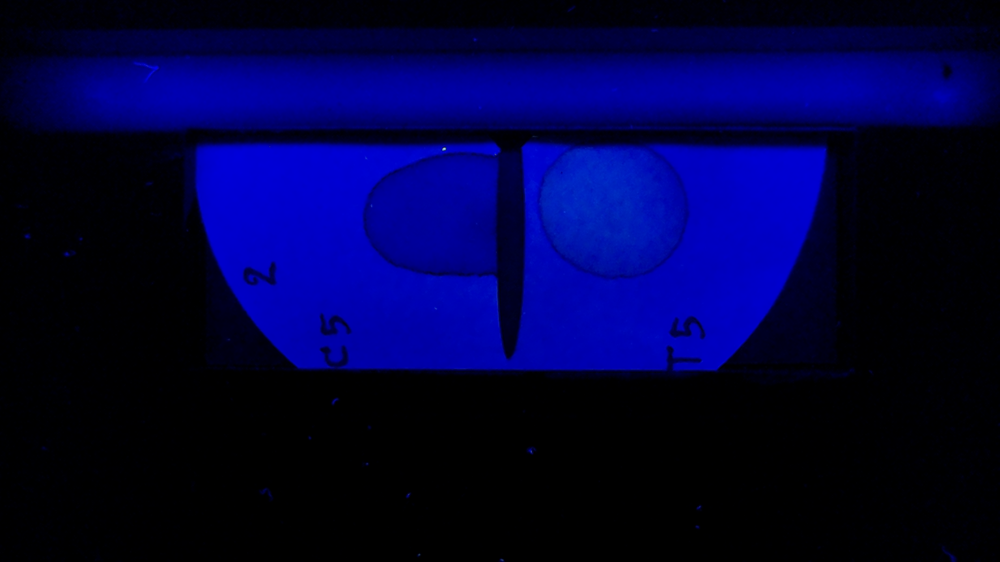
#> input picture Windows/CODE_BME/PROJECT_G6PD/G6PD_DATA_SET/2-5.png, 1000 x 562 px, shrunk from 1536 x 864 before the run, found by its file name
$ jupyter execute Blood_cell_separation.ipynb
#> lines starting #> are read from the running program, lines starting #| are printed output that depends on the picture; after the words box and inside, x2 and y2 are one past the last pixel; in counts of white or black regions, pixels touching at a corner belong together
[cell 1]
from PIL import Image
import numpy as np
import matplotlib.pyplot as plt

def remove_background_by_luminance(image_path, luminance_threshold=150):
    # Load the image
#> called with luminance_threshold = 150
    image = Image.open(image_path)
#> image is the input picture: PIL image 1000x562 RGB; mean R, G, B 0, 0.8, 61.9
    image = image.convert("RGBA")  # Convert to RGBA to support transparency
#> image: PIL image 1000x562 RGBA
    data = np.array(image)

    # Separate color channels
    r, g, b, a = data[..., 0], data[..., 1], data[..., 2], data[..., 3]
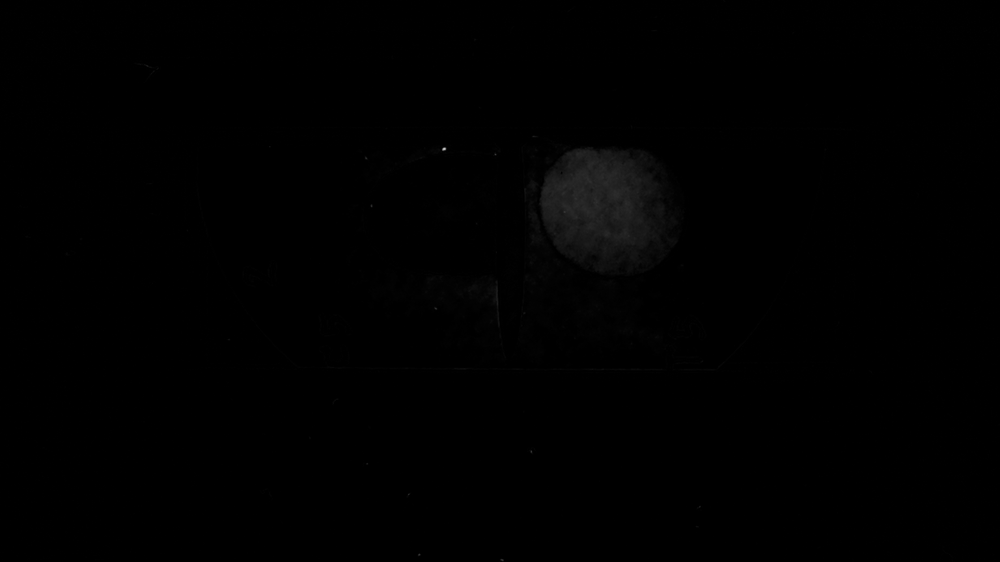
#> g: shape (562, 1000); min 0, max 199, mean 0.8
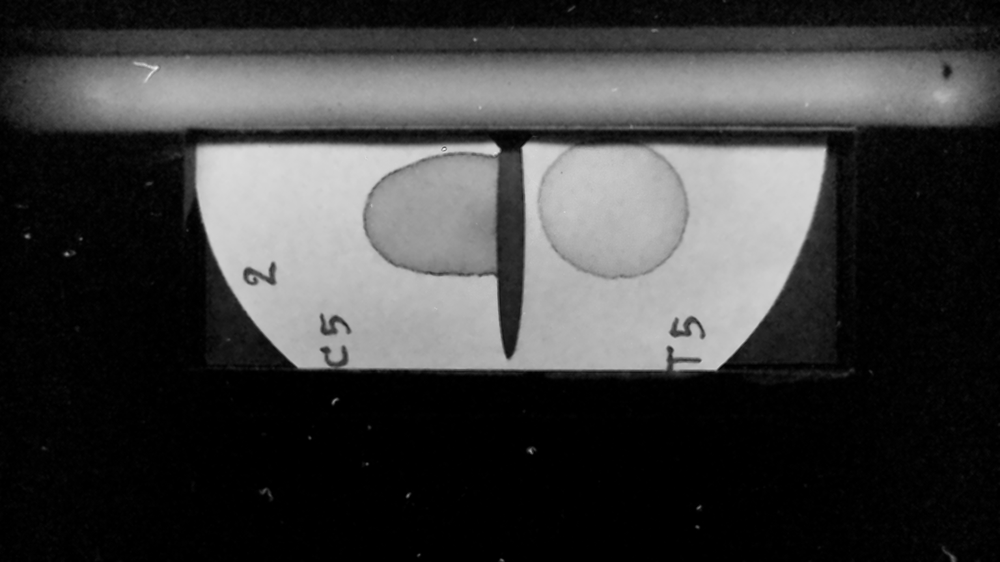
#> b: shape (562, 1000); min 0, max 234, mean 61.9
#> a: shape (562, 1000); every value is 255

    # Calculate luminance (brightness) using a common formula
    luminance = 0.299 * r + 0.587 * g + 0.114 * b
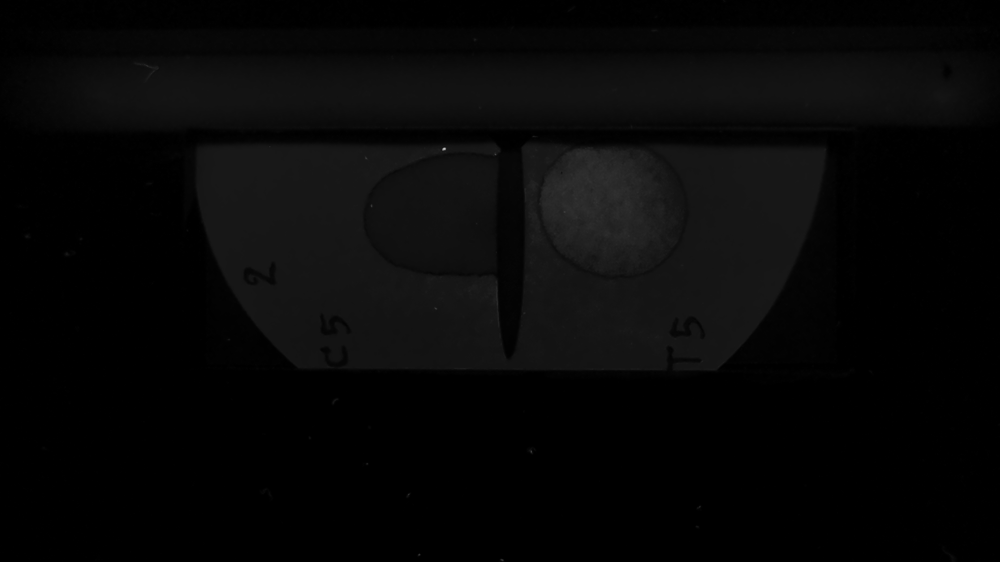
#> luminance: shape (562, 1000) float64; min 0, max 194.4, mean 7.5

    # Define background mask based on luminance threshold
    background_mask = luminance > luminance_threshold
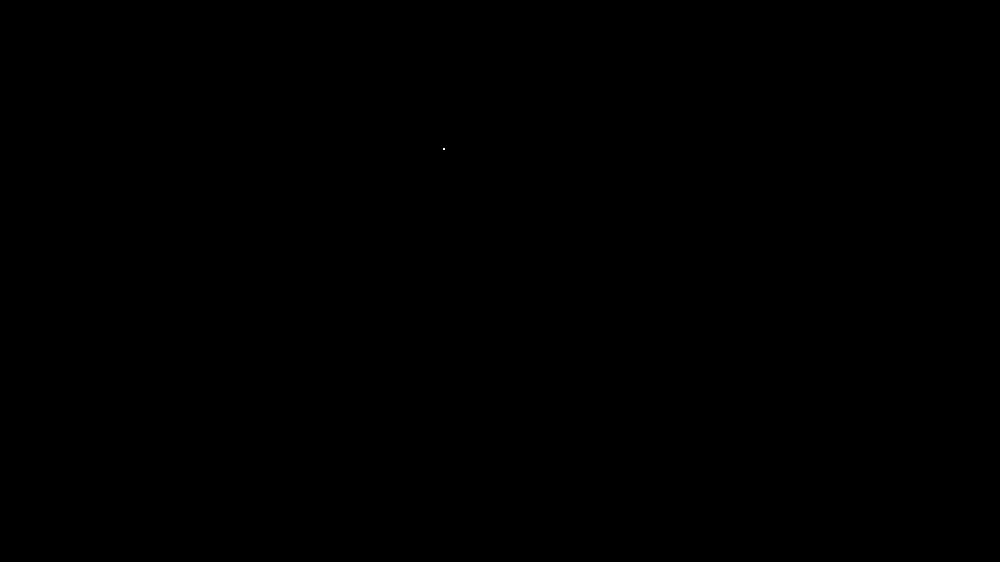
#> background_mask: shape (562, 1000) bool; 0% white in thin lines or dots, all inside (x1, y1, x2, y2) = (443, 148, 445, 150)

    # Set alpha channel to 0 (transparent) for background areas
    data[..., 3][background_mask] = 0
#> data: shape (562, 1000, 4); mean R, G, B, A 0, 0.8, 61.9, 255

    # Display the image with transparent background
    plt.imshow(data)
    plt.axis('off')  # Hide axes
    plt.show()

# Example usage
remove_background_by_luminance('/Users/kunglobster/Documents/GitHub/WORK/macOS/CODE_BME/PROJECT_G6PD/G6PD_DATA_SET/2-5.png', luminance_threshold=150)

$ run again, with Windows/CODE_BME/PROJECT_G6PD/G6PD_DATA_SET/1-15.png copied over Windows/CODE_BME/PROJECT_G6PD/G6PD_DATA_SET/2-5.png
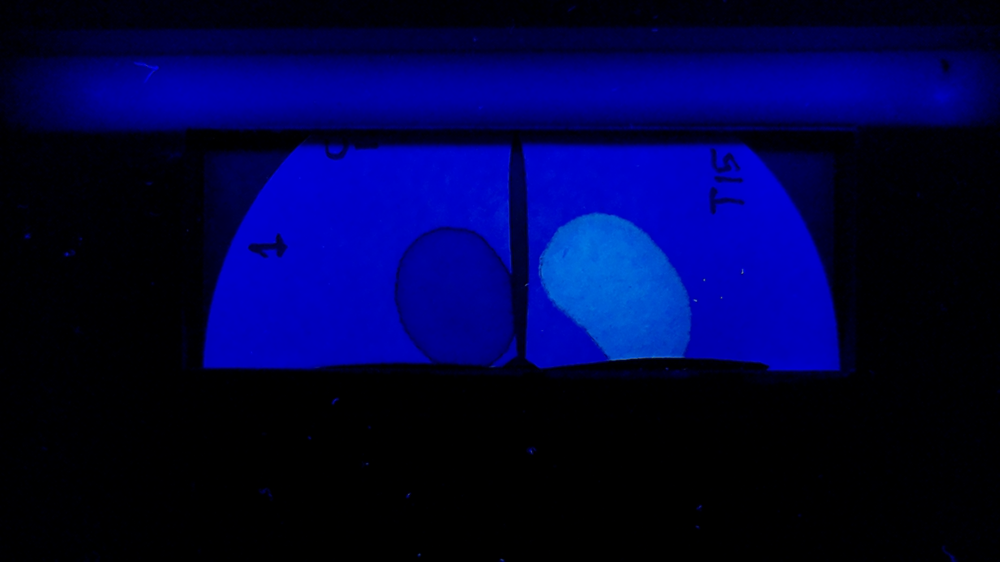
#> input picture Windows/CODE_BME/PROJECT_G6PD/G6PD_DATA_SET/1-15.png, 1000 x 562 px, shrunk from 1536 x 864 before the run, found by its file name
#> in remove_background_by_luminance, image is the input picture: PIL image 1000x562 RGB; mean R, G, B 0.1, 2.6, 64.6
#> image: PIL image 1000x562 RGBA
#> in remove_background_by_luminance, `r, g, b, a = data[..., 0], data[..., 1], data[..., 2], data[..., 3]`:
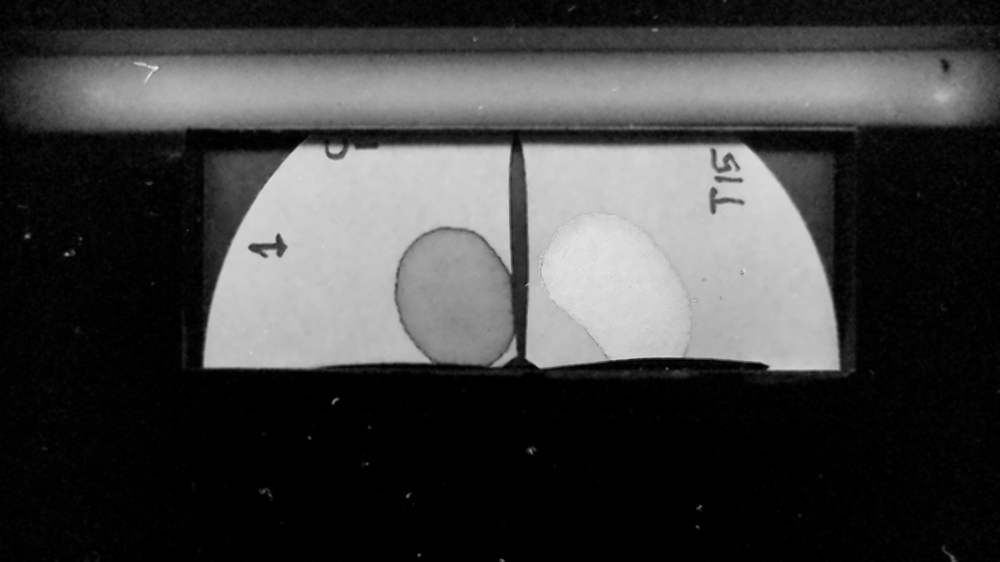
#> b: shape (562, 1000); min 0, max 234, mean 64.6
#> a: shape (562, 1000); every value is 255
#> in remove_background_by_luminance, `luminance = 0.299 * r + 0.587 * g + 0.114 * b`:
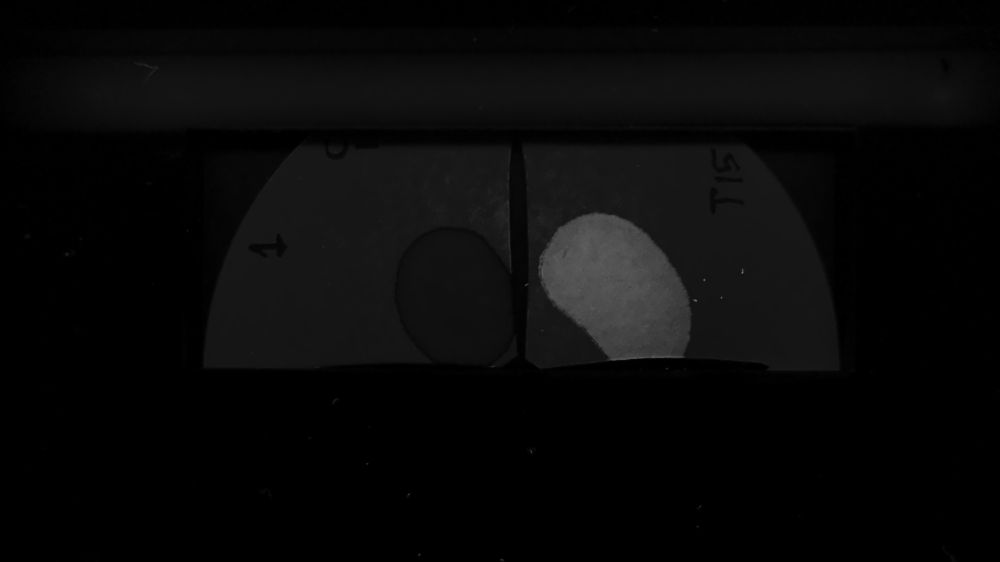
#> luminance: shape (562, 1000) float64; min 0, max 119.8, mean 8.9
#> background_mask: shape (562, 1000) bool; every value is 0
